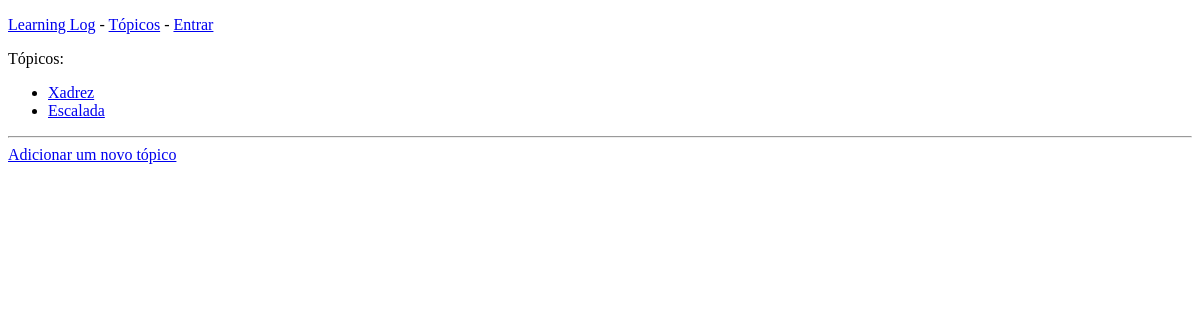
The app's page /topics/, older data.
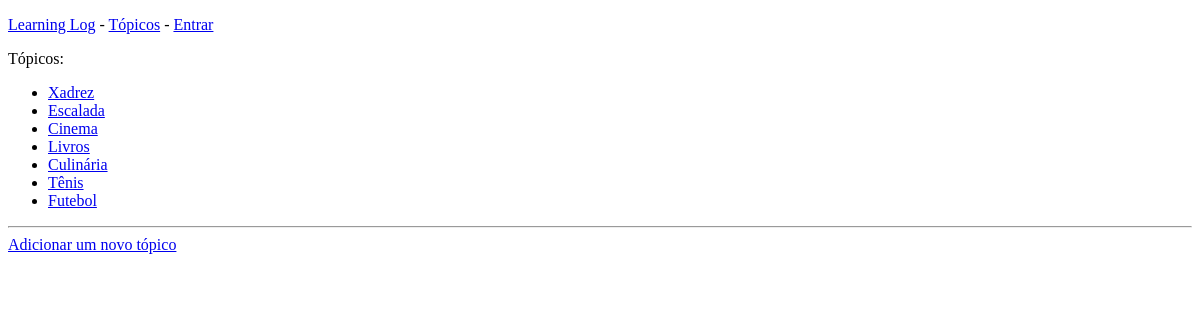
The same page, newer data.
### learning_logs/models.py (models this page shows)
class Topic(models.Model):
    text = models.CharField(max_length=200)
    date_added = models.DateTimeField(auto_now_add=True)
    def __str__(self):
        return self.text

### learning_logs/views.py (the view)
# urls.py: url(r'^topics/$', views.topics, name='topics'),
def topics(request):
    topics = Topic.objects.order_by('date_added')
    context = {'topics': topics}
    return render(request, 'learning_logs/topics.html', context)

### learning_logs/templates/learning_logs/topics.html (shortened to what this page needs)
{% extends "learning_logs/base.html" %}
    {% block content %}
        <p>Tópicos:</p>
        <ul>
            {% for topic in topics %}
                <li>
                    <a href="{% url 'learning_logs:topic' topic.id %}">{{ topic }}</a>
                </li>
            {% empty %}
                <li>Ainda não foi adicionado nenhum tópico...</li>
            {% endfor %}
        </ul>
        <hr>
        <a href="{% url 'learning_logs:new_topic' %}">Adicionar um novo tópico</a>
    {% endblock content %}

### learning_logs/templates/learning_logs/base.html (shortened to what this page needs)
<!DOCTYPE html>
<html lang="pt-br">
<head>
</head>
<body>
    <p>
        <a href="{% url 'learning_logs:index' %}">Learning Log</a> -
        <a href="{% url 'learning_logs:topics' %}">Tópicos</a> -
        {% if user.is_authenticated %}
            Olá, {{ user.username }}! -
            <a href="{% url 'users:logout' %}">Sair</a>
        {% else %}
            <a href="{% url 'users:login' %}">Entrar</a>
        {% endif %}
    </p>
    {% block content %}{% endblock content %}
</body>
</html>

Row changes from the older to the newer data that the page shows:
added Topic: text "Cinema"
added Topic: text "Livros"
added Topic: text "Culinária"
added Topic: text "Tênis"
added Topic: text "Futebol"
